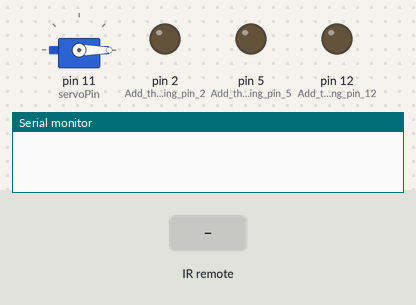
Bench run of a sketch on a simulated Arduino Uno, built with avr-gcc and run on an emulated ATmega328P. On the bench: servo, output pins drawn as LEDs (lit = HIGH), the last lines printed to the serial monitor. The test bench sets the inputs (shaded band).

Above: at 1.2 s.
1.3 s: infrared code 0xFFA25D received
At 1.45 s:
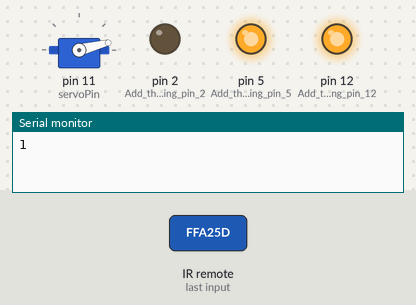
At 3.3 s:
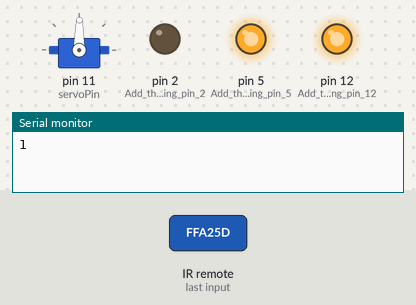
3.7 s: infrared code 0xFF629D received
At 3.85 s:
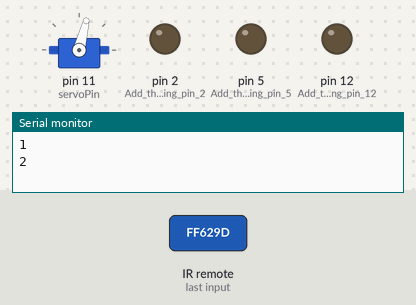
Timing chart, 0 to 6.7 s (numbered marks = the images above; inputs shaded):
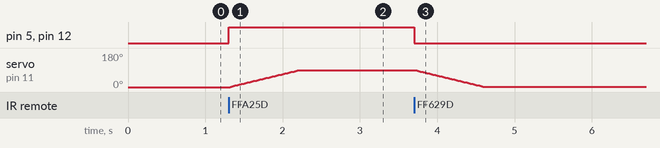

Measured:
- after the input at 1.3 s, pin 5 (Add_this_if_using_pin_5), pin 12 (Add_this_if_using_pin_12): LOW → HIGH at once; servo on pin 11 (servoPin): moves from 0° to 89° over 0.89 s, starting at once
- after the input at 3.7 s, pin 5 (Add_this_if_using_pin_5), pin 12 (Add_this_if_using_pin_12): HIGH → LOW at once

The sketch:

ir.ino
```cpp
#include <IRremote.h>
#include <Servo.h>

int RECV_PIN = 3;
int signal = 0;

int servoPin = 11;
Servo servo;
int pos = 0;

IRrecv irrecv(RECV_PIN);
decode_results results;

void setup() {
  Serial.begin(9600);
  irrecv.enableIRIn();  // Start the receiver

  pinMode(signal, OUTPUT);
  pinMode(2, OUTPUT);   // Add this if using pin 2
  pinMode(5, OUTPUT);   // Add this if using pin 5
  pinMode(12, OUTPUT);  // Add this if using pin 12

  servo.attach(servoPin);
  servo.write(0);  // Start at 0 degrees
}

void loop() {
  if (irrecv.decode(&results)) {
    switch (results.value) {
      case 16753245:  // Button 1
        Serial.println("1");
        digitalWrite(5, HIGH);
        digitalWrite(12, HIGH);
        for (pos = 0; pos < 90; pos++) {
          servo.write(pos);
          delay(10);  // Add delay for smooth motion
        }
        break;

      case 16736925:  // Button 2
        Serial.println("2");
        digitalWrite(5, LOW);
        digitalWrite(12, LOW);
        for (pos = 90; pos > 0; pos--) {
          servo.write(pos);
          delay(10);
        }
        break;

      default:
        Serial.print("Received: ");
        Serial.println(results.value);
        break;
    }
    irrecv.resume();  // Ready for next value
  }
}
```
